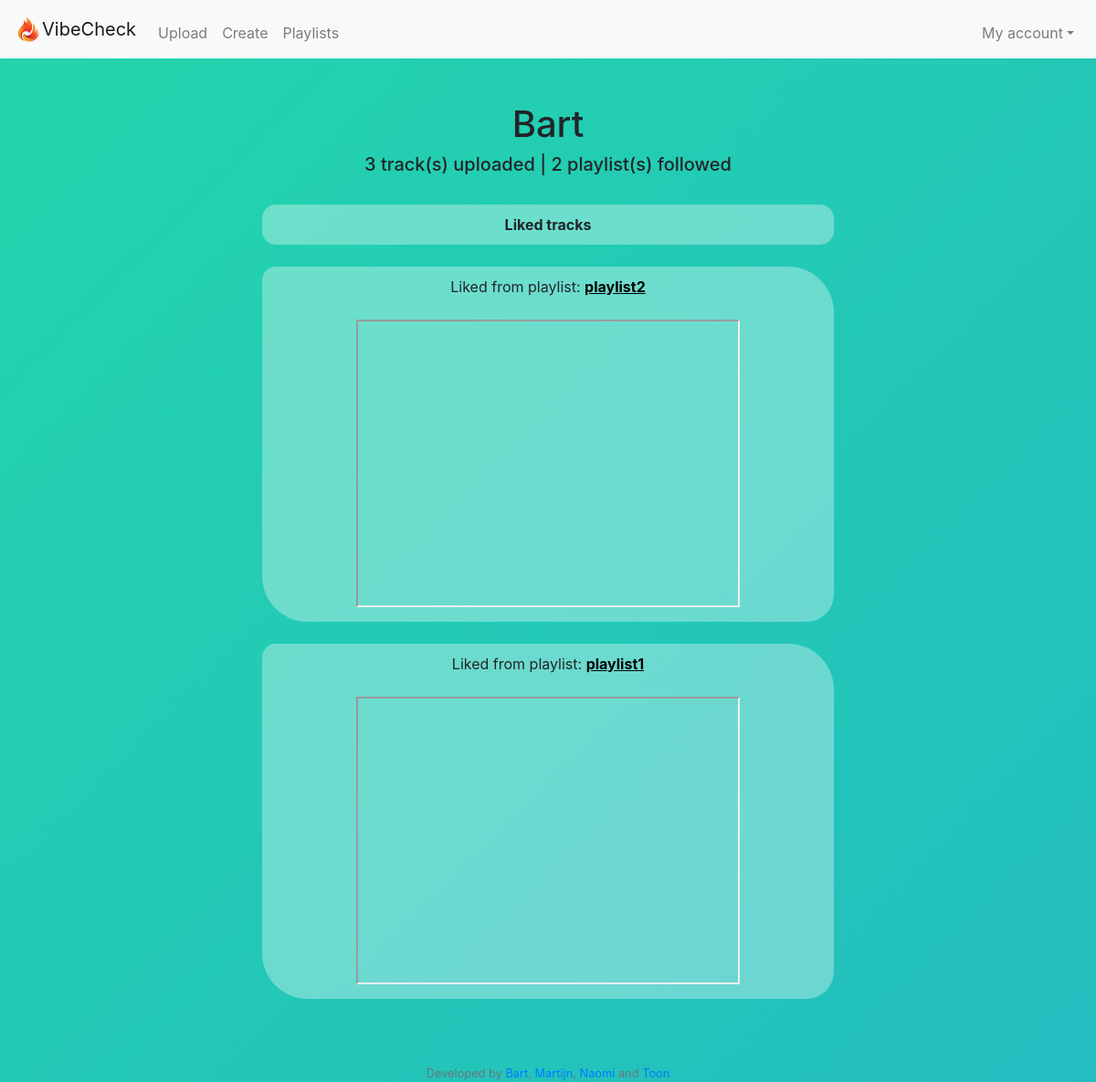
Screenshot of /profile (signed in) with the database file from the repository.
### tables this page shows
CREATE TABLE 'users' ('user_id' integer PRIMARY KEY NOT NULL, 'username' text, 'hash' text);

CREATE TABLE 'playlists' ('playlist_id' integer PRIMARY KEY NOT NULL, 'playlist_name' text, 'description' text, 'creator_id' integer);

### application.py (the view)
@app.route("/profile", methods=["GET"])
def profile():
    user = request.args.get("username")
    if user:
        user_id = (db.execute("SELECT user_id FROM users WHERE username = :username", username=user))[0]["user_id"]
    else:
        user_id = session["user_id"]
    name = db.execute("SELECT username FROM users WHERE user_id = :user_id", user_id=user_id)
    uploads = db.execute("SELECT link FROM tracks WHERE added_by = :added_by", added_by=user_id)
    playlists = db.execute("SELECT playlist_id FROM playlist_users WHERE user_id = :user_id", user_id=user_id)
    links = userprofile(user_id)
    return render_template("profile.html", name=name, uploads=len(uploads), playlists=len(playlists), links=links)

### application.py (called while the page is built)
@app.after_request
def after_request(response):
    response.headers["Cache-Control"] = "no-cache, no-store, must-revalidate"
    response.headers["Expires"] = 0
    response.headers["Pragma"] = "no-cache"
    return response

### helpers.py (called while the page is built)
def youtube_api(link):
    if "=" in link:
        link = link.split("=")
        link = link[1].split("&")
        for item in link:
            return item
    else:
        link = link.split("e/")
        link = link[1].split("?")
        for item in link:
            return item

### templates/profile.html (shortened to what this page needs)
{% extends "layout.html" %}
{% block main %}
    <div align="center">
        <h1>{{ name[0]["username"] }}</h1>
        <h5 align="center">{{ uploads }} track(s) uploaded | {{ playlists }} playlist(s) followed </h5>
        <br>
        <div class="comment">
            <strong> Liked tracks </strong>
        </div>
        <br>
    </div>
    {%for link in links%}
    <div class= "song">
        <div align="center">
            Liked from playlist: <a class ="link" href="/playlist_profile?id={{link[3]}}"><strong>{{ link[3] }}</a></strong>
        </div>
        <br>
        <div align="center">
            <iframe width="420" height="315"
                src="https://www.youtube.com/embed/{{link[0]}}">
            </iframe>
        </div>
        </div>
    <br>
    {% endfor %}
{% endblock %}

### static/styles.css (style rules this page uses)
body { background: linear-gradient(-45deg, #ee7752, #e73c7e, #23a6d5, #23d5ab); background-size: 800% 400%; animation: gradient 15s ease infinite; }
.comment { margin: 0 auto; width:60%; right: 20px; text-align: center; background-color: rgba(255, 255, 255, 0.33); padding: 10px; border-radius: 15px 15px; }
.song { margin: 0 auto; width:60%; text-align: center; background-color: rgba(255, 255, 255, 0.33); padding: 10px; border-radius: 15px 50px 30px; }
.link { text-decoration: underline; color: black; }

### rows the page displays
users: username "Bart"
playlists: playlist_name "playlist2"
playlists: playlist_name "playlist1"

### other values shown
{{ uploads }} "3"
{{ playlists }} "2"
